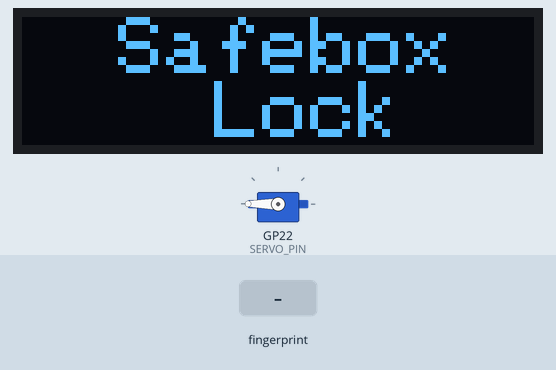
Simulated run of this sketch. Board: Raspberry Pi Pico. Shown: servo, 128×32 one-colour display. The test bench sets the inputs (shaded band). WiFi joins after 1.5 s; servers stay silent unless stated; what the sketch prints to the serial monitor is not drawn.

Above: at 5.0 s.
5.1 s: finger stored as number 1 placed on the sensor
At 5.8 s:
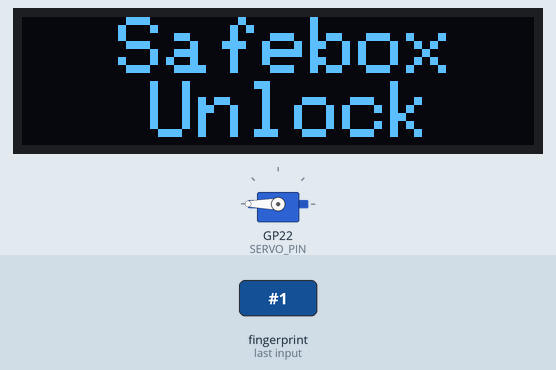
Timing chart, 0 to 8.1 s (numbered marks = the images above; inputs shaded):
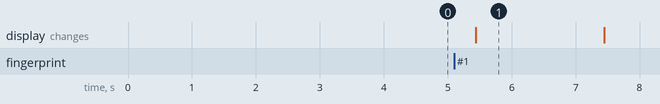

Measured:
- after the input at 5.1 s, the display: changes after 0.34 s (image 1)
- what the display in image 1 shows lasts 2.0 s, from 5.4 s to 7.4 s

The sketch:

SafeBox.ino
```cpp
/* Fill-in information from Blynk Device Info here */
#define BLYNK_TEMPLATE_ID           "TMPL26_JX2Nd5"
#define BLYNK_TEMPLATE_NAME         "Quickstart Template"
#define BLYNK_AUTH_TOKEN            "5S0f6Q-4H4zOmZOhdnmd7uYzxC0onpmX"

/* Comment this out to disable prints and save space */
#define BLYNK_PRINT Serial
#include <SPI.h>
#include <Ethernet.h>
#include <BlynkSimpleEthernet.h>
#include <SoftwareSerial.h>
#include <Adafruit_GFX.h>
#include <Adafruit_SSD1306.h>
#include <Adafruit_Fingerprint.h>
#include <Servo.h>

BlynkTimer timer;

#define FINGERPRINT_RX_PIN 27
#define FINGERPRINT_TX_PIN 26

SoftwareSerial fingerprintSerial(FINGERPRINT_RX_PIN, FINGERPRINT_TX_PIN); // Declare SoftwareSerial obj first
Adafruit_Fingerprint finger = Adafruit_Fingerprint(&fingerprintSerial);

#define SCREEN_WIDTH 128 // OLED display width, in pixels
#define SCREEN_HEIGHT 32 // OLED display height, in pixels
// Initialize components
#define OLED_RESET     -1 // Reset pin # (or -1 if sharing Arduino reset pin)
#define SCREEN_ADDRESS 0x3C ///< See datasheet for Address; 0x3D for 128x64, 0x3C for 128x32
Adafruit_SSD1306 display(SCREEN_WIDTH, SCREEN_HEIGHT, &Wire, OLED_RESET);

#define SERVO_PIN 22
Servo servo;

// Enter a MAC address and IP address for your controller below.
// The IP address will be dependent on your local network:
byte mac[] = {
  0xDE, 0xAD, 0xBE, 0xEF, 0xFE, 0xED
};
IPAddress ip(10, 0, 1, 226);

void setup() {

  servo.attach(SERVO_PIN);
  // Initialize servo position
  servo.write(360); // Locked position

  // Initialize components
  Serial.begin(9600);
  fingerprintSerial.begin(57600);
  display.begin(SSD1306_SWITCHCAPVCC, SCREEN_ADDRESS);

  // Display initialization message
  display.clearDisplay();
  display.setTextSize(2);
  display.setTextColor(SSD1306_WHITE);
  display.setCursor(24, 0);
  display.println("Safebox");
  display.setCursor(48, 16);
  display.println("Lock");
  display.display();
  delay(2000);

  Ethernet.init(17);  // WIZnet W5100S-EVB-Pico
  // start the Ethernet connection and the server:
  Ethernet.begin(mac, ip);
  // Check for Ethernet hardware present
  if (Ethernet.hardwareStatus() == EthernetNoHardware) {
    Serial.println("Ethernet shield was not found.  Sorry, can't run without hardware. :(");
    while (true) {
      delay(1); // do nothing, no point running without Ethernet hardware
    }
  }
  if (Ethernet.linkStatus() == LinkOFF) {
    Serial.println("Ethernet cable is not connected.");
  }

  Blynk.begin(BLYNK_AUTH_TOKEN);

  finger.getTemplateCount();

  if (finger.templateCount == 0) {
    Serial.print("Sensor doesn't contain any fingerprint data. Please run the 'enroll' example.");
  }
  else {
    Serial.println("Waiting for valid finger...");
      Serial.print("Sensor contains "); Serial.print(finger.templateCount); Serial.println(" templates");
  }
}

void loop() {

  Blynk.run();
  timer.run();

  getFingerprintID();
  delay(50);            //don't ned to run this at full speed.

  // Your main logic here

  // Check for fingerprint input
  if (fingerprintSerial.available()) {
    // Read fingerprint data and process
    // Add your fingerprint recognition logic here
    // Example: if (recognizedFingerprint) { unlockSafebox(); }
  }

  // Check for touch button input
  // Add your touch button logic here

  // Display status on OLED
  // Add OLED display logic here
}

uint8_t getFingerprintID() {
  uint8_t p = finger.getImage();
  switch (p) {
    case FINGERPRINT_OK:
      Serial.println("Image taken");
      break;
    case FINGERPRINT_NOFINGER:
      Serial.println("No finger detected");
      return p;
    case FINGERPRINT_PACKETRECIEVEERR:
      Serial.println("Communication error");
      return p;
    case FINGERPRINT_IMAGEFAIL:
      Serial.println("Imaging error");
      return p;
    default:
      Serial.println("Unknown error");
      return p;
  }

  // OK success!

  p = finger.image2Tz();
  switch (p) {
    case FINGERPRINT_OK:
      Serial.println("Image converted");
      break;
    case FINGERPRINT_IMAGEMESS:
      Serial.println("Image too messy");
      return p;
    case FINGERPRINT_PACKETRECIEVEERR:
      Serial.println("Communication error");
      return p;
    case FINGERPRINT_FEATUREFAIL:
      Serial.println("Could not find fingerprint features");
      return p;
    case FINGERPRINT_INVALIDIMAGE:
      Serial.println("Could not find fingerprint features");
      return p;
    default:
      Serial.println("Unknown error");
      return p;
  }

  // OK converted!
  p = finger.fingerSearch();
  if (p == FINGERPRINT_OK) {
    Serial.println("Found a print match!");
    unlockSafebox();
  } else if (p == FINGERPRINT_PACKETRECIEVEERR) {
    Serial.println("Communication error");
    return p;
  } else if (p == FINGERPRINT_NOTFOUND) {
    Serial.println("Did not find a match");

  // Display initialization message
  display.clearDisplay();
  display.setTextSize(2);
  display.setTextColor(SSD1306_WHITE);
  display.setCursor(24, 0);
  display.println("Safebox");
  display.setCursor(32, 16);
  display.println("ALARM");
  // Send it to the server
  Blynk.virtualWrite(V5, "ALARM!");
  display.display();

    for(int i=200;i<=800;i++)              //用循环的方式将频率从200HZ 增加到800HZ
    {
    pinMode(6,OUTPUT);
    tone(6,i);                             //在四号端口输出频率
    delay(5);                              //该频率维持5毫秒
    }
    delay(4000);
    noTone(6);

  // Display initialization message
  display.clearDisplay();
  display.setTextSize(2);
  display.setTextColor(SSD1306_WHITE);
  display.setCursor(24, 0);
  display.println("Safebox");
  display.setCursor(48, 16);
  display.println("lOCK");
  display.display();
  Blynk.virtualWrite(V5, "Lock!");
    return p;
  } else {
    Serial.println("Unknown error");
    return p;
  }

  // found a match!
  Serial.print("Found ID #"); Serial.print(finger.fingerID);
  Serial.print(" with confidence of "); Serial.println(finger.confidence);

  return finger.fingerID;
}

void unlockSafebox() {
  servo.write(180); // Unlock the safebox

  // Display initialization message
  display.clearDisplay();
  display.setTextSize(2);
  display.setTextColor(SSD1306_WHITE);
  display.setCursor(24, 0);
  display.println("Safebox");
  display.setCursor(32, 16);
  display.println("Unlock");
  display.display();

  // Send it to the server
  Blynk.virtualWrite(V5, String("Found a Finger ID:" + String(finger.fingerID)));

  delay(2000);     // Keep it unlocked for 2 seconds
  servo.write(360);  // Lock the safebox again

  // Display initialization message
  display.clearDisplay();
  display.setTextSize(2);
  display.setTextColor(SSD1306_WHITE);
  display.setCursor(24, 0);
  display.println("Safebox");
  display.setCursor(48, 16);
  display.println("Lock");
  display.display();
  delay(2000);
  // Send it to the server
  Blynk.virtualWrite(V5, "Lock!");
}
```
